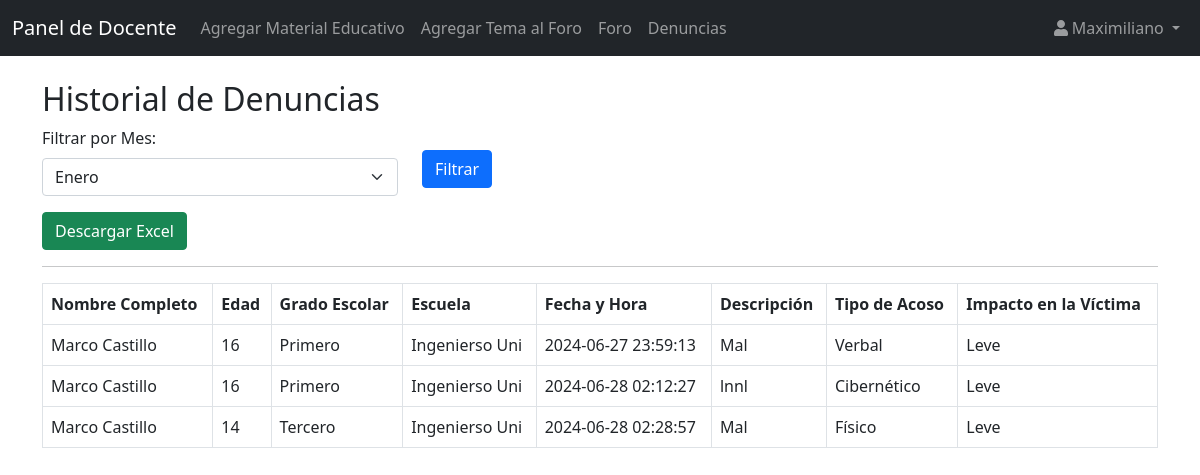
Screenshot of /views/historial_denuncia.php (signed in) with the database file from the repository.
### tables this page shows
CREATE TABLE `denuncias` (
  `id` int(11) NOT NULL,
  `nombre_completo` varchar(255) NOT NULL,
  `edad` int(11) NOT NULL,
  `grado_escolar` varchar(50) NOT NULL,
  `escuela` varchar(255) NOT NULL,
  `fecha_hora` timestamp NOT NULL DEFAULT current_timestamp(),
  `descripcion` text NOT NULL,
  `tipo_acoso` enum('Físico','Verbal','Cibernético','Sexual','Psicológico') NOT NULL,
  `impacto_victima` enum('Leve','Moderado','Severo') NOT NULL,
  `imagenes` text DEFAULT NULL,
  `atendida` tinyint(1) DEFAULT 0
);

### views/historial_denuncia.php (the view, shortened to what this page needs)
<!DOCTYPE html>
<html lang="es">
<head>
    <link href="https://cdn.jsdelivr.net/npm/bootstrap@5.0.0-beta2/dist/css/bootstrap.min.css" rel="stylesheet">
</head>
<body>
    <?php include('../includes/navbar_docente.php'); ?>
    <div class="container mt-4">
        <h2>Historial de Denuncias</h2>
        <form action="" method="GET" class="mb-3">
            <div class="row">
                <div class="col-md-4">
                    <label for="mes" class="form-label">Filtrar por Mes:</label>
                    <select class="form-select" name="mes" id="mes">
                        <option value="01" <?php if(isset($_GET['mes']) && $_GET['mes'] == '01') echo 'selected'; ?>>Enero</option>
                    </select>
                </div>
                <div class="col-md-2">
                    <button type="submit" class="btn btn-primary mt-4">Filtrar</button>
                </div>
            </div>
        </form>
        <form action="exportar_excel.php" method="POST">
            <button type="submit" class="btn btn-success"><i class="bi bi-file-excel"></i> Descargar Excel</button>
        </form>
        <hr>
        <table class="table table-bordered">
            <thead>
                <tr>
                    <th>Nombre Completo</th>
                    <th>Edad</th>
                    <th>Grado Escolar</th>
                    <th>Escuela</th>
                    <th>Fecha y Hora</th>
                    <th>Descripción</th>
                    <th>Tipo de Acoso</th>
                    <th>Impacto en la Víctima</th>
                </tr>
            </thead>
            <tbody>
                <?php
                include_once('../models/db_connect.php');
                $mes = isset($_GET['mes']) ? $_GET['mes'] : '';
                if (!empty($mes)) {
                    $query = "SELECT * FROM denuncias WHERE atendida = 1 AND MONTH(fecha_hora) = ?";
                    $stmt = $conn->prepare($query);
                    $stmt->bind_param("s", $mes);
                    $stmt->execute();
                    $result = $stmt->get_result();
                    $stmt->close();
                } else {
                    $query = "SELECT * FROM denuncias WHERE atendida = 1";
                    $result = $conn->query($query);
                }
                if ($result->num_rows > 0) {
                    while($row = $result->fetch_assoc()) {
                        echo "<tr>";
                        echo "<td>" . $row['nombre_completo'] . "</td>";
                        echo "<td>" . $row['edad'] . "</td>";
                        echo "<td>" . $row['grado_escolar'] . "</td>";
                        echo "<td>" . $row['escuela'] . "</td>";
                        echo "<td>" . $row['fecha_hora'] . "</td>";
                        echo "<td>" . $row['descripcion'] . "</td>";
                        echo "<td>" . $row['tipo_acoso'] . "</td>";
                        echo "<td>" . $row['impacto_victima'] . "</td>";
                        echo "</tr>";
                    }
                } else {
                    echo "<tr><td colspan='8'>No hay denuncias atendidas para este mes</td></tr>";
                }
                ?>
            </tbody>
        </table>
    </div>
</body>
</html>

### rows the page displays
denuncias: nombre_completo "Marco Castillo", edad "16", grado_escolar "Primero", escuela "Ingenierso Uni", fecha_hora "2024-06-27 23:59:13", descripcion "Mal", tipo_acoso "Verbal", impacto_victima "Leve"
denuncias: nombre_completo "Marco Castillo", edad "16", grado_escolar "Primero", escuela "Ingenierso Uni", fecha_hora "2024-06-28 02:12:27", descripcion "lnnl", tipo_acoso "Cibernético", impacto_victima "Leve"
denuncias: nombre_completo "Marco Castillo", edad "14", grado_escolar "Tercero", escuela "Ingenierso Uni", fecha_hora "2024-06-28 02:28:57", descripcion "Mal", tipo_acoso "Físico", impacto_victima "Leve"

### other values shown
$_SESSION['nombre_de_usuario'] "Maximiliano"
